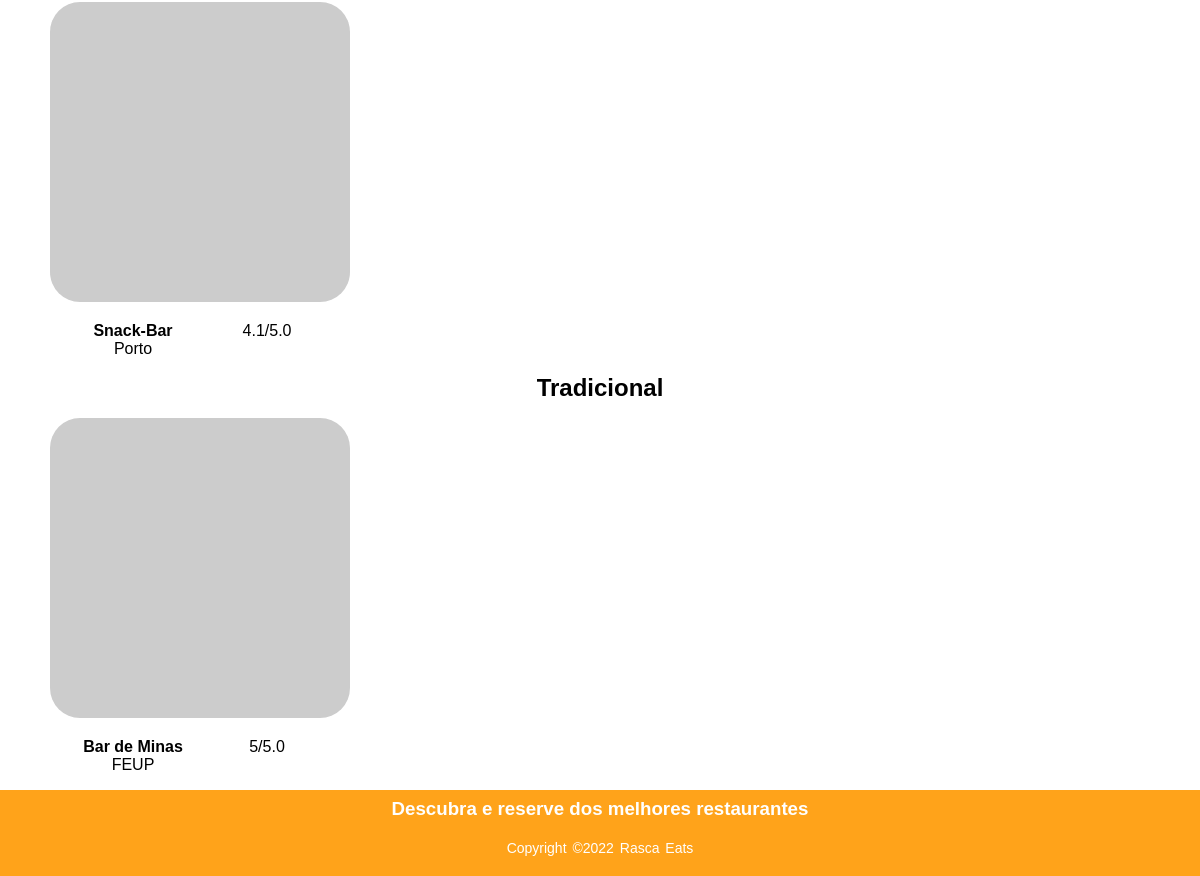
/frontPage.php (lower part), run on an earlier commit of the app's database.
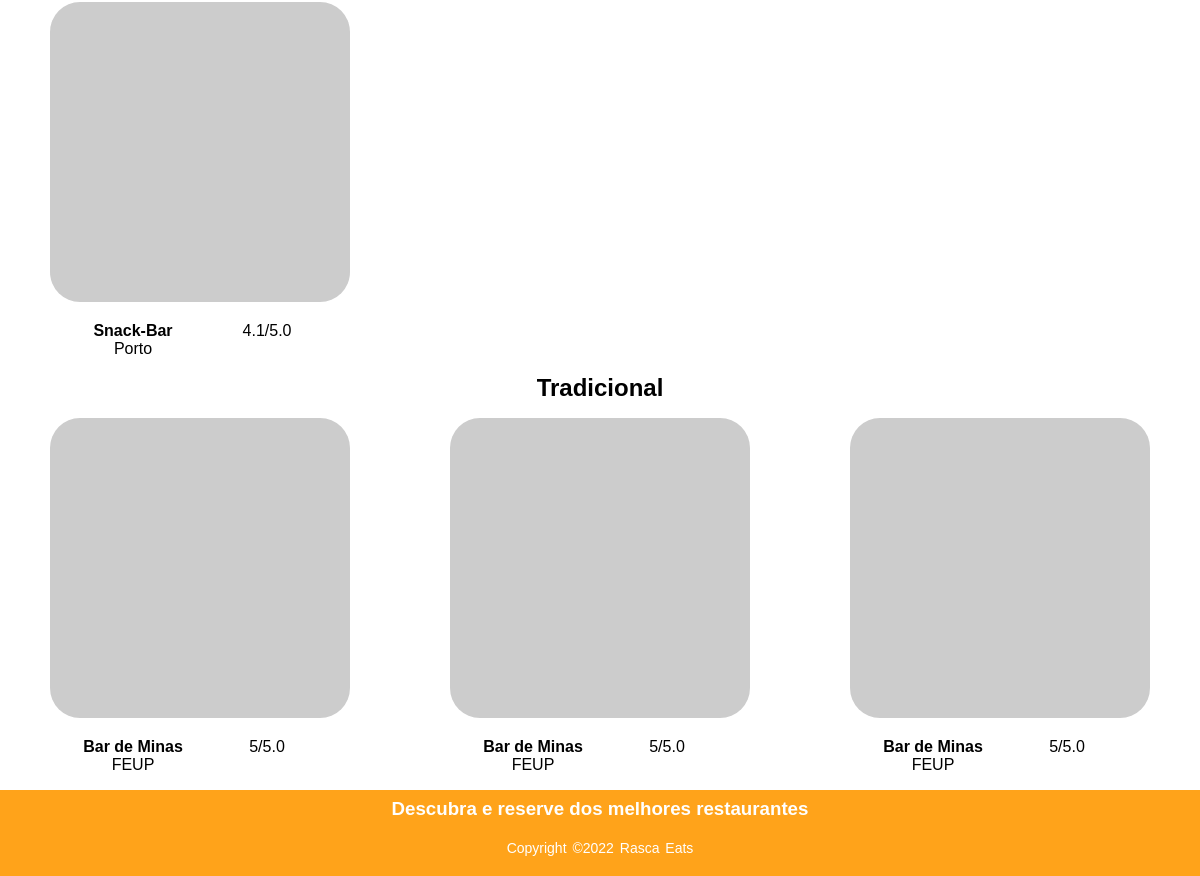
And on a later commit of the database.
### tables this page shows
CREATE TABLE Restaurant(
    restaurantId int PRIMARY KEY,
    restaurantName varchar NOT NULL,
    adress varchar NOT NULL,
    category varchar NOT NULL,
    phoneNumber int NOT NULL,
    rating real
);

### sql/restaurant.php (called while the page is built, shortened)
<?php
    function getRestaurantCategory($db, $category){
        $stmt = $db->prepare('SELECT * FROM Restaurant WHERE category = ? limit 3');
        $stmt->execute(array($category));
        return $stmt->fetchAll();
    }
    function getCategories($db){
        $stmt = $db->prepare('SELECT DISTINCT category FROM Restaurant ORDER BY category');
        $stmt->execute();
        return $stmt->fetchAll();
    }
?>

### frontPage.php (the view, shortened to what this page needs)
<?php
    require_once('sql/restaurant.php');
    $db = getDatabaseConnection();
    $db->setAttribute(PDO::ATTR_DEFAULT_FETCH_MODE, PDO::FETCH_ASSOC);
    $categories = getCategories($db);
?>
<!DOCTYPE html>
<html lang="en">
<head>
    <link rel="stylesheet" href="style.css">
</head>
<body>
    <section id= "restaurants"><?php
        foreach($categories as $category){  ?>
            <section id = "category">
                <h2>
                <?php echo $category['category']?>
                </h2> <?php $restaurants = getRestaurantCategory($db, $category['category']);
                foreach($restaurants as $restaurant){ ?>
                    <article>
                        <a href="restaurant.php?id=<?php echo $restaurant['restaurantId']?>"><img src="https://picsum.photos/300/300?<?php echo $restaurant['restaurantName']?>" alt="Restaurant photo"></a>
                        <a href="restaurant.php?id=<?php echo $restaurant['restaurantId']?>"><p><?php echo $restaurant['restaurantName']?></p></a>
                        <p><?php echo $restaurant['rating']?>/5.0</p>
                        <p><?php echo $restaurant['adress']?></p>
                    </article>
        <?php   } ?>
            </section>
<?php   } ?>
    </section>
    <footer>
        <div class="footer-content">
            <h3>Descubra e reserve dos melhores restaurantes</h3>
        </div>
        <div class="footer-bottom">
            <p>copyright &copy;2022 Rasca Eats</p>
        </div>
    </footer>
    </body>
</html>

### style.css (style rules this page uses)
* { margin: 0; padding: 0; font-family:sans-serif; }
#restaurants { display: flex; flex-direction: column; }
#category { display: grid; grid-template-columns: 300px 300px 300px; justify-content: space-around; }
#category article { grid-row-start: 2; grid-row-end: 3; justify-items: center; align-items: center; display: grid; grid-template-columns: 1fr 1fr auto; padding: 1em; transition: width 4s; }
#category article:nth-child(2) { grid-column: 1/2; }
#category article:nth-child(3) { grid-column: 2/3; }
#category article:nth-child(4) { grid-column: 3/4; }
#category h2 { text-align: center; grid-column: 2/3; grid-row:1/2; }
#category article a:nth-child(2) { font-weight: bolder; grid-column-start: 1; grid-row-start: 2; padding-top: 1em; text-decoration: none; color: #000; }
#category article p:nth-child(3) { grid-column-start: 2; grid-row-start: 2; padding-top: 1em; }
#category article p:nth-child(4) { grid-column-start: 1; grid-row-start: 3; }
#category article a:nth-child(1) { grid-column-start: 1; grid-column-end: 4; }
#category article img { border-radius: 10%; }
footer { background-color: #ffa31a; font-family: 'Gill Sans', 'Gill Sans MT', Calibri, 'Trebuchet MS', sans-serif; padding-top: 0.5em; color: #fff; }
.footer-content { display: flex; align-items: center; justify-content: center; flex-direction: column; }
.footer-content h3 { font-family: Verdana, Geneva, Tahoma, sans-serif; }
.footer-bottom { background: transparent; padding: 20px 0; text-align: center; }
.footer-bottom p { font-size: 14px; word-spacing: 2px; text-transform: capitalize; }

What changed in the data, as far as the page shows it:
added restaurant: restaurantName "Bar de Minas", rating "5", adress "FEUP", shown under "Tradicional"
added restaurant: restaurantName "Bar de Minas", rating "5", adress "FEUP", shown under "Tradicional"
